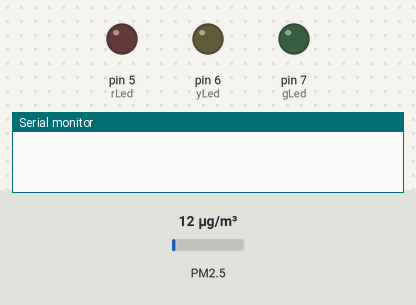
A sketch run on a simulated Arduino Uno, built with avr-gcc and run on an emulated ATmega328P. Shown: output pins drawn as LEDs (lit = HIGH), the last lines printed to the serial monitor. Wiring (inferred from the names in the program): dust sensor: data pin 8. The inputs (shaded band) are chosen by the test bench; at power-on: PM2.5 12 µg/m³.

Above: at 1.2 s.
1.3 s: PM2.5 set to 210 µg/m³
4.3 s: PM2.5 set to 218 µg/m³
At 6.7 s:
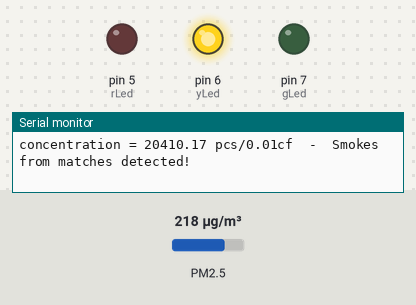
7.3 s: PM2.5 set to 6 µg/m³
At 9.3 s:
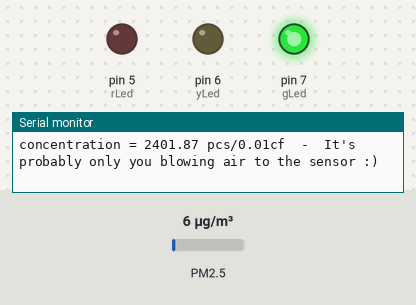
9.9 s: PM2.5 set to 225 µg/m³
At 12.5 s:
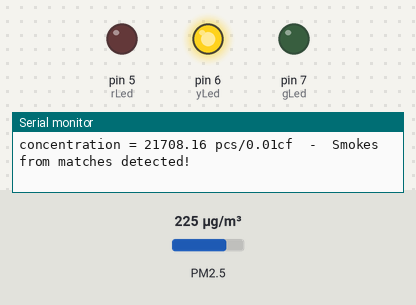
12.9 s: PM2.5 set to 75 µg/m³
At 14.2 s:
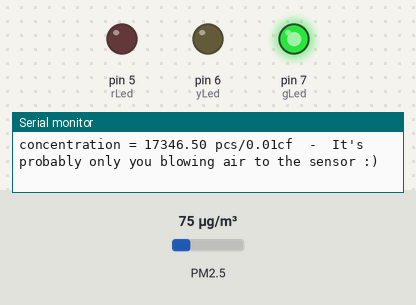
Timing chart, 0 to 15.7 s (numbered marks = the images above; inputs shaded):
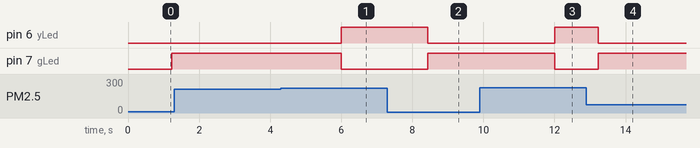

The sketch:

Level3.ino
```cpp
/*
 LEDs' Connection:
 Green Led (+) connects to Arduino D7
 Yellow Led(+) connects to Arduino D6
 Red Led (+) connects to Arduino D13
 All (-)s connect to Arduino GND

Dust Sensor possible application:
- Applications of customer
- Air quality sensor
- Dustlessness workshop
- Cigarette detector
*/
int pin = 8;
unsigned long duration;
unsigned long starttime;
unsigned long sampletime_ms = 1000;//sampe 1s ;
unsigned long lowpulseoccupancy = 0;
float ratio = 0;
float concentration = 0;
int gLed = 7;
int yLed = 6;
int rLed = 5;

void setup() {
  Serial.begin(9600);
  pinMode(8,INPUT);
  pinMode(gLed,OUTPUT);
  pinMode(yLed,OUTPUT);
  pinMode(rLed,OUTPUT);
  starttime = millis();//get the current time;
}

void loop() {
  duration = pulseIn(pin, LOW);
  lowpulseoccupancy = lowpulseoccupancy+duration;

  if ((millis()-starttime) > sampletime_ms)//if the sampel time == 30s
  {
    ratio = lowpulseoccupancy/(sampletime_ms*10.0);  // Integer percentage 0=>100
    concentration = 1.1*pow(ratio,3)-3.8*pow(ratio,2)+520*ratio+0.62; // using spec sheet curve
    Serial.print("concentration = ");
    Serial.print(concentration);
    Serial.print(" pcs/0.01cf  -  ");
    if (concentration < 1.0) {
     Serial.println("It's a smokeless and dustless environment");
     digitalWrite(gLed, HIGH);
     digitalWrite(yLed, LOW);
     digitalWrite(rLed, LOW);
  }
    if (concentration > 1.0 && concentration < 20000) {
     Serial.println("It's probably only you blowing air to the sensor :)");
     digitalWrite(gLed, HIGH);
     digitalWrite(yLed, LOW);
     digitalWrite(rLed, LOW);
    }

    if (concentration > 20000 && concentration < 315000) {
     Serial.println("Smokes from matches detected!");
     digitalWrite(gLed, LOW);
     digitalWrite(yLed, HIGH);
     digitalWrite(rLed, LOW);
    }
      if (concentration > 315000) {
     Serial.println("Smokes from cigarettes detected! Or It might be a huge fire! Beware!");
     digitalWrite(gLed, LOW);
     digitalWrite(yLed, LOW);
     digitalWrite(rLed, HIGH);
  }

    lowpulseoccupancy = 0;
    starttime = millis();
  }
}
```

Measured:
- the behaviour switches between 215 and 216 µg/m³ on PM2.5 (found by bisection; images 0 and 1)
- after the input at 4.3 s, pin 6 (yLed): LOW → HIGH after 1.7 s; pin 7 (gLed): HIGH → LOW after 1.7 s
- after the input at 7.3 s, pin 6 (yLed): HIGH → LOW after 1.1 s; pin 7 (gLed): LOW → HIGH after 1.1 s
- after the input at 9.9 s, pin 6 (yLed): LOW → HIGH after 2.1 s; pin 7 (gLed): HIGH → LOW after 2.1 s
- after the input at 12.9 s, pin 6 (yLed): HIGH → LOW after 0.33 s; pin 7 (gLed): LOW → HIGH after 0.33 s
